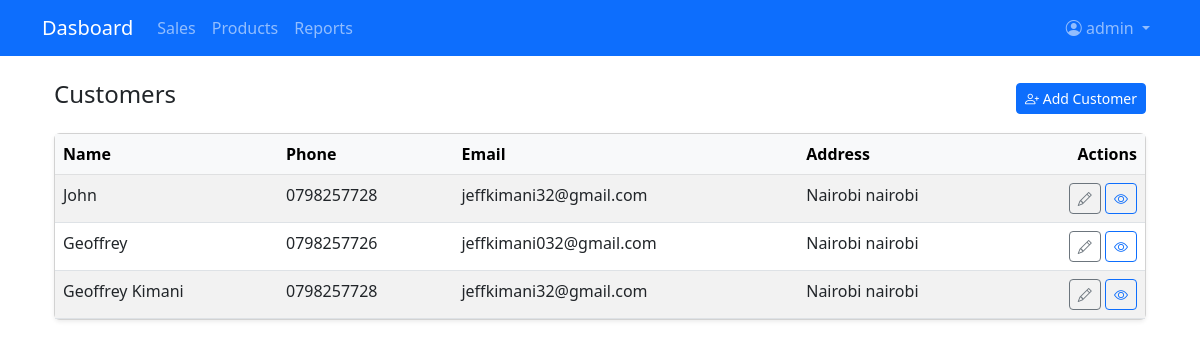
The app's page /customers/ (signed in) with its own data.
### main/models.py (models this page shows, shortened)
class Customer(models.Model):
    name = models.CharField(max_length=200)
    phone = models.CharField(max_length=20, blank=True)
    email = models.EmailField(blank=True)
    address = models.TextField(blank=True)

### main/views.py (the view)
# urls.py: path('customers/', views.customer_list, name='customer_list'),
@login_required
def customer_list(request):
    customers = Customer.objects.all()
    return render(request, 'pos/customer_list.html', {'customers': customers})

### main/templates/pos/customer_list.html (shortened to what this page needs)
{% extends 'base.html' %}
{% load static %}
{% block content %}
<div class="container-fluid mt-3">
    <div class="d-flex justify-content-between align-items-center mb-3">
        <h4>Customers</h4>
        <a href="{% url 'add_customer' %}" class="btn btn-sm btn-primary">
            <i class="bi bi-person-plus"></i> Add Customer
        </a>
    </div>
    <div class="card shadow-sm">
        <div class="card-body p-0">
            <div class="table-responsive">
                <table class="table table-hover table-striped mb-0">
                    <thead class="table-light">
                        <tr>
                            <th>Name</th>
                            <th>Phone</th>
                            <th>Email</th>
                            <th>Address</th>
                            <th class="text-end">Actions</th>
                        </tr>
                    </thead>
                    <tbody>
                        {% for customer in customers %}
                        <tr>
                            <td>{{ customer.name }}</td>
                            <td>{{ customer.phone|default:"-" }}</td>
                            <td>{{ customer.email|default:"-" }}</td>
                            <td>{{ customer.address|default:"-" }}</td>
                            <td class="text-end">
                                <button type="button" class="btn btn-sm btn-outline-secondary">
                                    <i class="bi bi-pencil"></i>
                                </button>
                                <button type="button" class="btn btn-sm btn-outline-primary">
                                    <i class="bi bi-eye"></i>
                                </button>
                            </td>
                        </tr>
                        {% endfor %}
                    </tbody>
                </table>
            </div>
        </div>
    </div>
</div>
{% endblock %}

### main/templates/base.html (shortened to what this page needs)
<!DOCTYPE html>
<html lang="en">
<head>
    <link href="https://cdn.jsdelivr.net/npm/bootstrap@5.3.0/dist/css/bootstrap.min.css" rel="stylesheet">
    <link rel="stylesheet" href="https://cdn.jsdelivr.net/npm/bootstrap-icons@1.10.0/font/bootstrap-icons.css">
</head>
<body>
    <nav class="navbar navbar-expand-lg navbar-dark bg-primary mb-4">
        <div class="container">
            <a class="navbar-brand" href="{% url 'dashboard' %}">Dasboard</a>
            <div class="collapse navbar-collapse" id="navbarNav">
                <ul class="navbar-nav me-auto">
                    {% if user.is_authenticated %}
                        <li class="nav-item">
                            <a class="nav-link" href="{% url 'pos' %}">Sales</a>
                        </li>
                        <li class="nav-item">
                            <a class="nav-link" href="{% url 'product_list' %}">Products</a>
                        </li>
                        <li class="nav-item">
                            <a class="nav-link" href="{% url 'sales_report' %}">Reports</a>
                        </li>
                    {% endif %}
                </ul>
                <ul class="navbar-nav">
                    {% if user.is_authenticated %}
                        <li class="nav-item dropdown">
                            <a class="nav-link dropdown-toggle" href="#" role="button" data-bs-toggle="dropdown">
                                <i class="bi bi-person-circle"></i> {{ user.username }}
                            </a>
                        </li>
                    {% endif %}
                </ul>
            </div>
        </div>
    </nav>
    <div class="container">
        {% block content %}{% endblock %}
    </div>
</body>
</html>

### records on screen
Customer: name "John", phone "0798257728", email "jeffkimani32@gmail.com", address "Nairobi nairobi"
Customer: name "Geoffrey", phone "0798257726", email "jeffkimani032@gmail.com", address "Nairobi nairobi"
Customer: name "Geoffrey Kimani", phone "0798257728", email "jeffkimani32@gmail.com", address "Nairobi nairobi"

### other values on screen
{{ user.username }} "admin"
